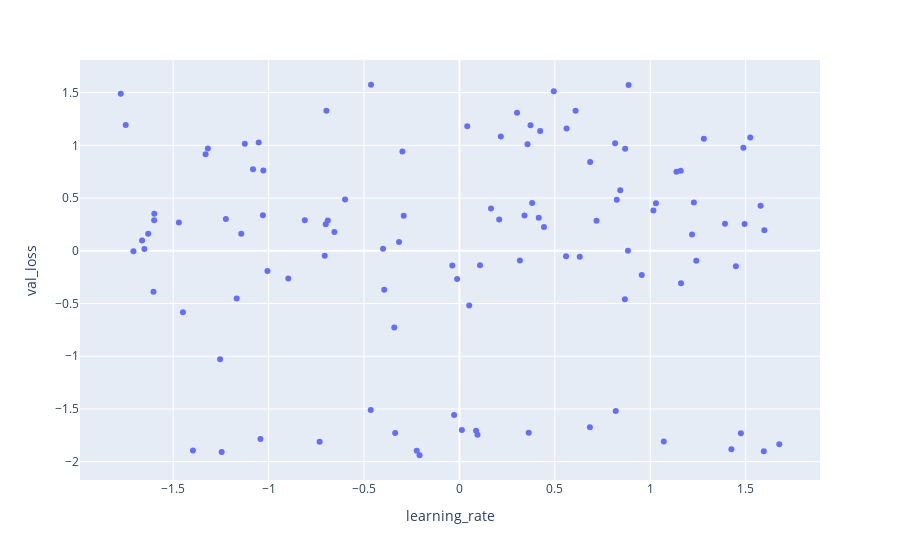

Notebook code cell kept with this figure:
### Code cell
fig = px.scatter(standard_df, x=standard_df['learning_rate'], y=standard_df['val_loss'])
fig.show()
